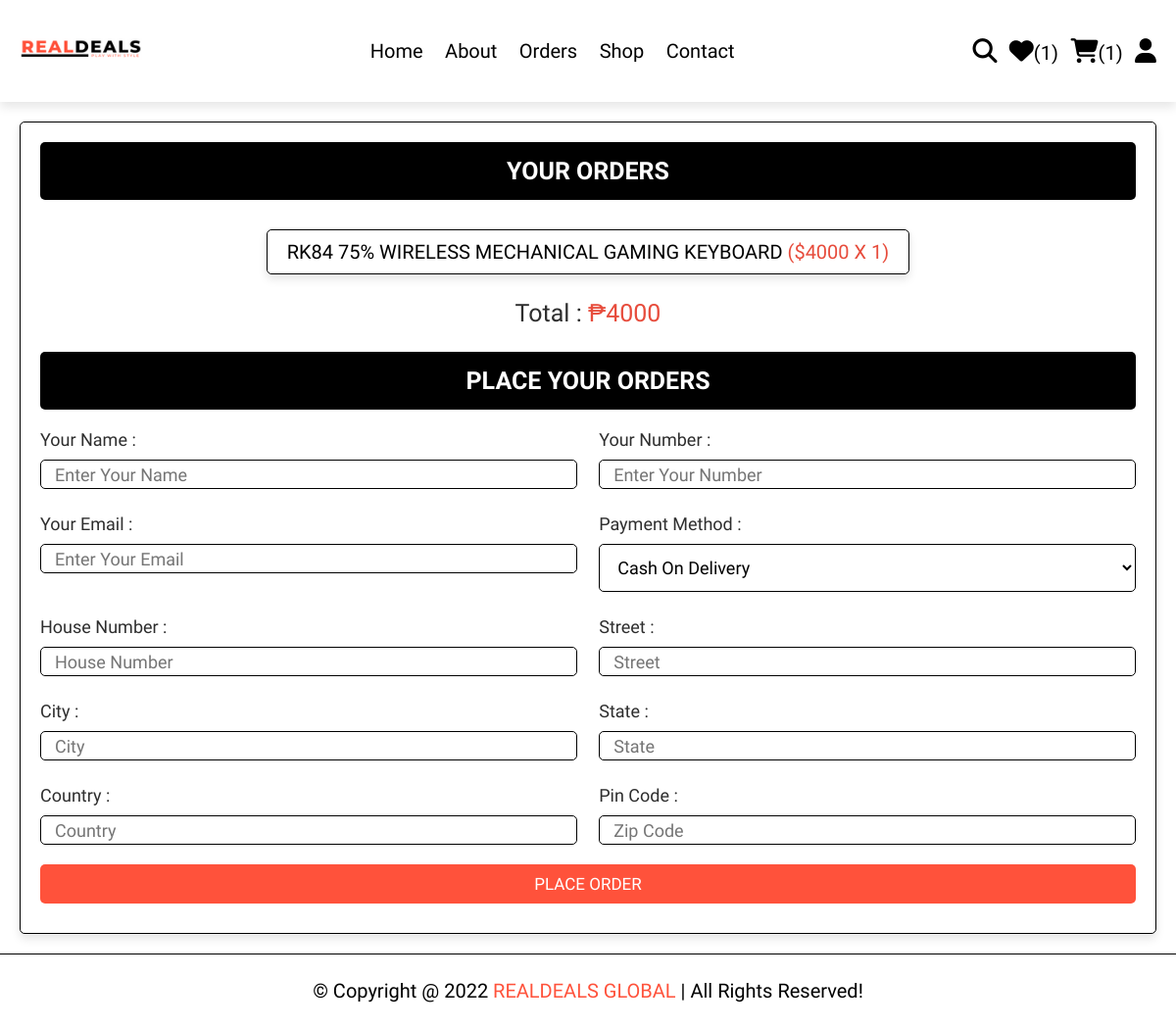
The page /checkout.php (signed in) on the database its author committed.
### tables this page shows
CREATE TABLE `cart` (
  `id` int(100) NOT NULL,
  `user_id` int(100) NOT NULL,
  `pid` int(100) NOT NULL,
  `name` varchar(100) NOT NULL,
  `price` int(10) NOT NULL,
  `quantity` int(10) NOT NULL,
  `image` varchar(100) NOT NULL
);

### checkout.php (the view, shortened to what this page needs)
<?php
include 'components/connect.php';
if(isset($_SESSION['user_id'])){
   $user_id = $_SESSION['user_id'];
}else{
   $user_id = '';
   header('location:user_login.php');
};
?>
<!DOCTYPE html>
<html lang="en">
<head>
   <link rel="stylesheet" href="css/style.css">
</head>
<body>
<?php include 'components/user_header.php'; ?>
   <section class="checkout-orders">
      <form action="" method="POST">
      <h3>Your orders</h3>
         <div class="display-orders">
            <?php
               $grand_total = 0;
               $select_cart = $conn->prepare("SELECT * FROM `cart` WHERE user_id = ?");
               $select_cart->execute([$user_id]);
               if($select_cart->rowCount() > 0){
                  while($fetch_cart = $select_cart->fetch(PDO::FETCH_ASSOC)){
                     $grand_total += ($fetch_cart['price'] * $fetch_cart['quantity']);
            ?>
               <p> <?= $fetch_cart['name']; ?> <span>(<?= '$'.$fetch_cart['price'].' x '. $fetch_cart['quantity']; ?>)</span> </p>
            <?php
                  }
               }else{
                  echo '<p class="empty">your cart is empty!</p>';
               }
            ?>
               <div class="grand-total"> Total : <span>₱<?= $grand_total; ?></span></div>
         </div>
         <h3>Place your orders</h3>
         <div class="flex">
            <div class="inputBox">
               <span>Your name :</span>
               <input type="text" name="name" placeholder="Enter your name" class="box" maxlength="20" required>
            </div>
            <div class="inputBox">
               <span>Your number :</span>
               <input type="number" name="number" placeholder="Enter your number" class="box" min="0" max="9999999999" onkeypress="if(this.value.length == 10) return false;" required>
            </div>
            <div class="inputBox">
               <span>Your email :</span>
               <input type="email" name="email" placeholder="Enter your email" class="box" maxlength="50" required>
            </div>
            <div class="inputBox">
               <span>Payment method :</span>
               <select name="method" class="box" required>
                  <option value="Cash on delivery">Cash on Delivery</option>
               </select>
            </div>
            <div class="inputBox">
               <span>House Number :</span>
               <input type="text" name="house" placeholder="House Number" class="box" maxlength="50" required>
            </div>
            <div class="inputBox">
               <span>Street :</span>
               <input type="text" name="street" placeholder="Street" class="box" maxlength="50" required>
            </div>
            <div class="inputBox">
               <span>City :</span>
               <input type="text" name="city" placeholder="City" class="box" maxlength="50" required>
            </div>
            <div class="inputBox">
               <span>State :</span>
               <input type="text" name="state" placeholder="State" class="box" maxlength="50" required>
            </div>
            <div class="inputBox">
               <span>Country :</span>
               <input type="text" name="country" placeholder="Country" class="box" maxlength="50" required>
            </div>
            <div class="inputBox">
               <span>Pin code :</span>
               <input type="number" min="0" name="pin_code" placeholder="Zip Code" min="0" max="999999" onkeypress="if(this.value.length == 6) return false;" class="box" required>
            </div>
         </div>
         <input type="submit" name="order" class="btn <?= ($grand_total > 1)?'':'disabled'; ?>" value="Place order">
      </form>
   </section>
<?php include 'components/footer.php'; ?>
</body>
</html>

### css/style.css (style rules this page uses)
* { font-family: 'Finlandica', sans-serif; margin:0; padding:0; box-sizing: border-box; outline: none; border:none; text-decoration: none; text-transform: capitalize; }
html { font-size: 62.5%; overflow-x: hidden; }
body { background-color:rgb(255, 255, 255); }
section { padding:2rem; max-width: 1200px; margin:0 auto; }
form input { background:#f1f1f1d2; width: 100%; height:30px; margin: 10px 0; padding: 0 10px; border: 1px solid #ccc; }
form .btn { width: 100%; border:none; cursor:pointer; margin: 10px 0; height:auto; }
.btn, .delete-btn, .option-btn { display: block; width: 100%; height: auto; margin-top: 1rem; border-radius: .5rem; padding:1rem 3rem; font-size: 1.7rem; text-transform: uppercase; color:rgb(255, 255, 255); cursor: pointer; text-align: center; transition: transform 1s; }
.btn { background-color: #ff523b; }
.display-orders { text-align: center; padding-bottom: 0; }
.display-orders p { display: inline-block; padding:1rem 2rem; margin:1rem .5rem; font-size: 2rem; text-align: center; border:.1rem solid rgb(0, 0, 0); background-color:rgb(255, 255, 255); box-shadow:0 .5rem 1rem rgba(0,0,0,.1); border-radius: .5rem; }
.display-orders p span { color:#e74c3c; }
.display-orders .grand-total { margin-top: 1.5rem; margin-bottom: 2.5rem; font-size: 2.5rem; color:rgb(46, 46, 46); }
.display-orders .grand-total span { color:#e74c3c; }
.checkout-orders form { padding:2rem; border:.1rem solid rgb(0, 0, 0); background-color:rgb(255, 255, 255); box-shadow:0 .5rem 1rem rgba(0,0,0,.1); border-radius: .5rem; }
.checkout-orders form h3 { border-radius: .5rem; background-color: rgb(0, 0, 0); color:rgb(255, 255, 255); padding:1.5rem 1rem; text-align: center; text-transform: uppercase; margin-bottom: 2rem; font-size: 2.5rem; }
.checkout-orders form .flex { display: flex; flex-wrap: wrap; gap:1.5rem; justify-content: space-between; }
.checkout-orders form .flex .inputBox { width: 49%; }
.checkout-orders form .flex .inputBox .box { width: 100%; border:.1rem solid rgb(0, 0, 0); border-radius: .5rem; font-size: 1.8rem; color:rgb(0, 0, 0); padding:1.2rem 1.4rem; margin:1rem 0; background-color: rgb(255, 255, 255); }
.checkout-orders form .flex .inputBox span { font-size: 1.8rem; color:rgb(46, 46, 46); }
form .btn { width: 100%; border:none; cursor:pointer; margin: 10px 0; }

### rows shown on the page
cart: name "RK84 75% WIRELESS MECHANICAL GAMING KEYBOARD", price "4000", quantity "1"

### other values the page prints
$total_wishlist_counts "1"
$total_cart_counts "1"
$grand_total "4000"
